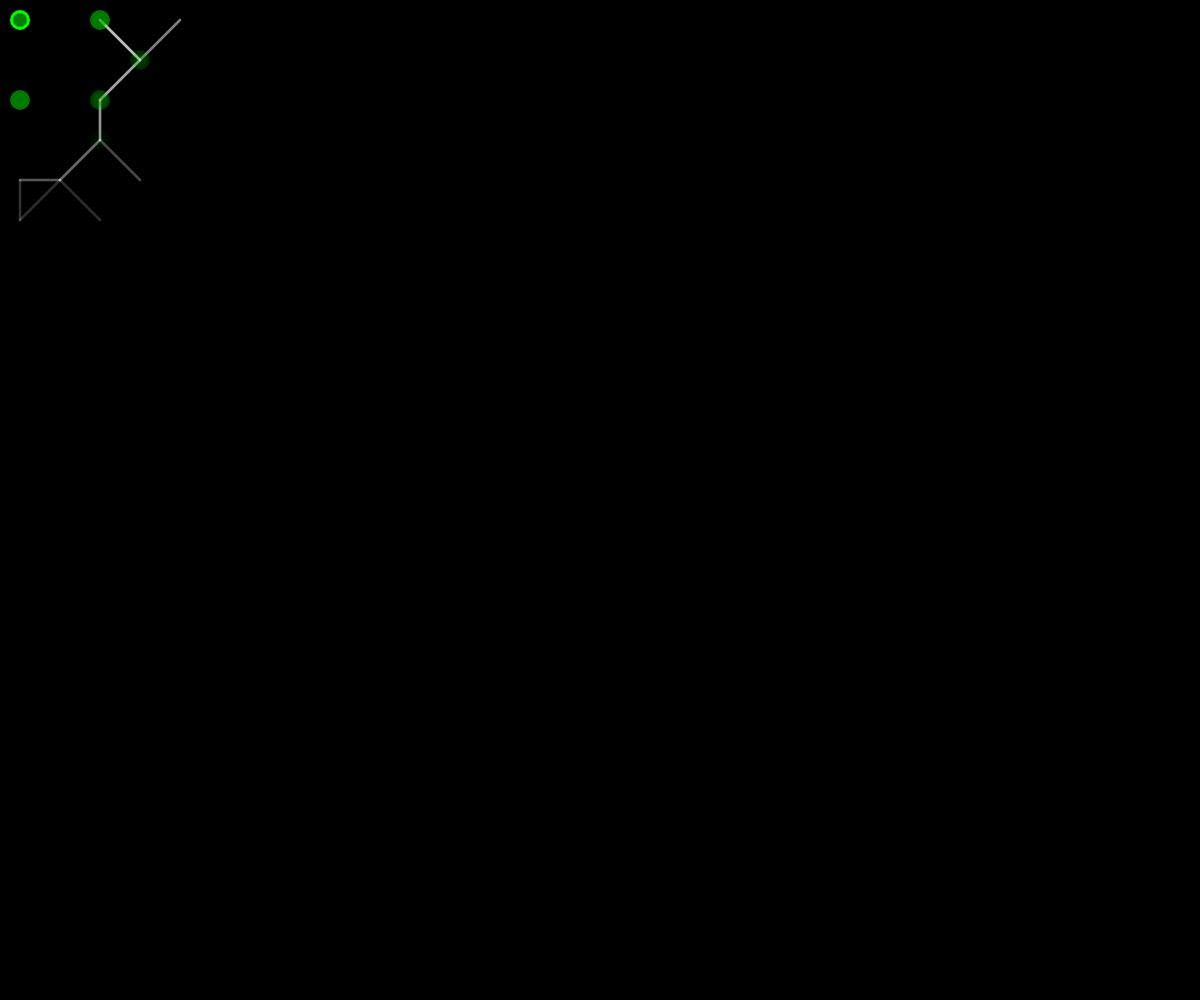
Frame 1 (no input)
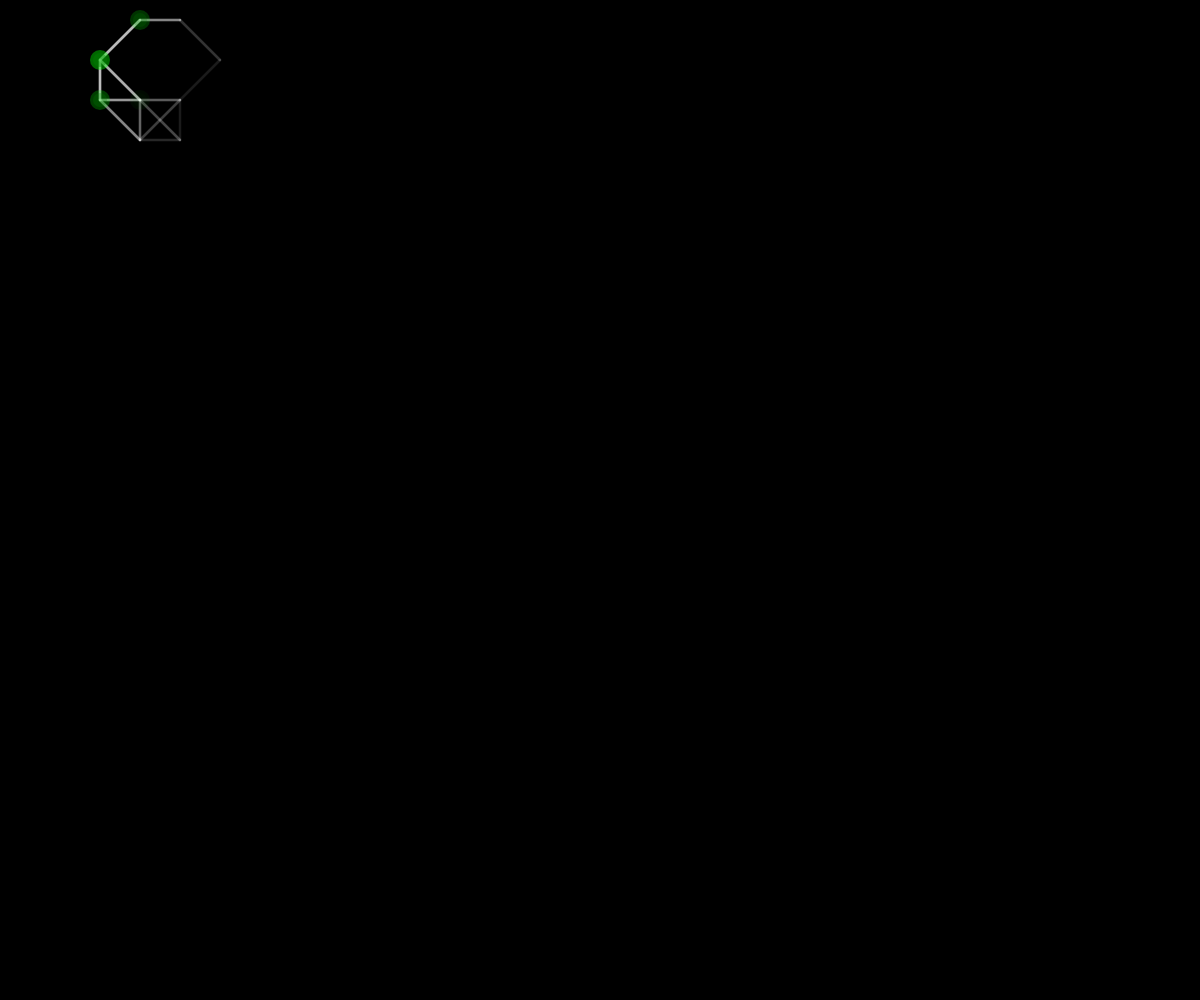
Frame 60 (no input)
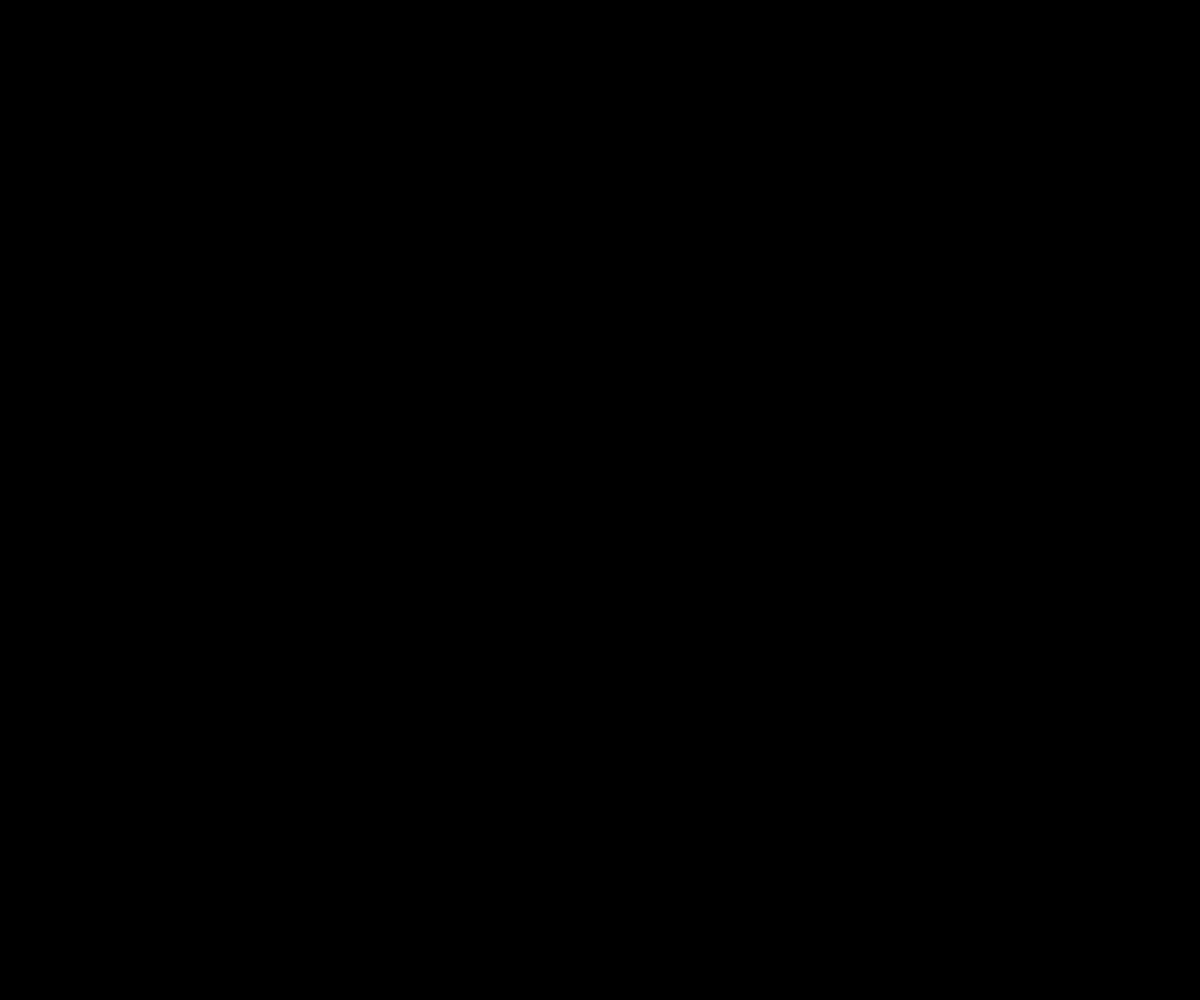
Frame 120 (the mouse pressed at the canvas centre since frame 60)

The p5.js sketch that drew these frames (run headless with seeded random() and noise() and a simulated clock; from frame 60 on, the mouse is pressed at the canvas centre):

// p5.js sketch
// ── sketch.js

var cells = [];
var cols = 30;
var rows = 20;

var colorOn = "#0f0";
var colorOff = "#000";

function setup() {

  createCanvas(windowWidth, windowHeight);
  // create 100 cells

  var n = rows * cols;
  var d = width / cols;

  // create cells
  for (var i = 0; i < n; i++) {
    cells[i] = new Cell(i % cols, floor(i / cols));
  }

  // connect cells
  for (i = 0; i < n; i++) {
    cells[i].connect();
  }

  // init cell positions and states
  resetCells();
  resetCellStates();
  

}


function draw() {

  // black background
  background(0);

  // draw connections between cells
  for (var i = 0; i < cells.length; i++) {
    cells[i].drawConnections();
  }

  // draw 100 cells
  for (i = 0; i < cells.length; i++) {
    cells[i].draw();
  }
  
  if(frameCount % 12 == 0) {
    step();
  }

}


function step() {

  // update future state
  for (var i = 0; i < cells.length; i++) {
    cells[i].updateFutureState();
  }

  // update cells
  for (i = 0; i < cells.length; i++) {
    cells[i].update();
  }
}


function keyTyped() {

  // reset
  if(key == ' ') {
    resetCellStates();
  }

}


function windowResized() {

  // adjust the canvas size
  resizeCanvas(windowWidth, windowHeight);
  resetCells();

}


// random init
function resetCellStates() {
  for (var i = 0; i < cells.length; i++) {
    cells[i].setState(random() > 0.5);
  }
}


// resize and reposition cells to fit the new canvas
function resetCells() {

  // calculate new diameter
  var d = width / cols;

  // reset all cells to the new diameter
  for (var i = 0; i < cells.length; i++) {
    cells[i].reset(d);
  }

}


function Cell(xgrid, ygrid) {
  this.xgrid = xgrid;
  this.ygrid = ygrid;
  this.state = false;
}

Cell.prototype.setState = function(state) {
  this.state = state;
};

Cell.prototype.connect = function() {
  this.neighbors = this.getNeighbors();
};

Cell.prototype.drawConnections = function() {

  if(this.state === true) {
    var d1 = this.d * 0.5;
    var t = d1;
  
    push();
    translate(t, t);
  
    // draw connections
    
    var d = dist(this.x, this.y, mouseX, mouseY);
    var dmax = width / 6;
    var opacity = map(d, 0, dmax, 255, 0);
  
    var n = this.neighbors.length;
  
    for (var i = 0; i < n; i++) {
      var neighbor = this.neighbors[i];
      
      if(neighbor.state === true) {
        stroke(255, opacity);
        strokeWeight(2.5);
        line(this.x, this.y, neighbor.x, neighbor.y);
      }
    }
    pop();
  }

};

Cell.prototype.draw = function() {

  var d1 = this.d * 0.5;
  var d2 = this.d * 0.35;
  var t = d1;
  var c = color(colorOff);

  // set color based on state
  if (this.state === true) {
    c = color(colorOn);
  }

  push();
  translate(t, t);

  var d = dist(this.x, this.y, mouseX, mouseY);
  var dmax = width/8;
  var opacity = map(d, 0, dmax, 255, 0);

  // draw cell itself
  noStroke();
  fill(red(c), green(c), blue(c), opacity);
  ellipse(this.x, this.y, d1, d1);

  var darker = lerpColor(color(c), color(0), 0.5);
  fill(red(darker), green(darker), blue(darker), opacity);
  ellipse(this.x, this.y, d2, d2);
  

  pop();

};


Cell.prototype.reset = function(d) {

  // reset diameter
  this.d = d;

  // reset screen position
  this.x = this.xgrid * d;
  this.y = this.ygrid * d;

};


Cell.prototype.getNeighbors = function() {

  // get coordinates of the neighborhood
  var xleft = max(this.xgrid - 1, 0);
  var xright = min(this.xgrid + 1, cols - 1);
  var ytop = max(this.ygrid - 1, 0);
  var ybottom = min(this.ygrid + 1, rows - 1);

  // array of neighbors
  var neighbors = [];

  // add all neighbors to the array
  for (var y = ytop; y <= ybottom; y++) {
    for (var x = xleft; x <= xright; x++) {
      var idx = y * cols + x;
      if (!(x == this.xgrid && y == this.ygrid)) {
        neighbors.push(cells[y * cols + x]);
      }
    }
  }

  // return them
  return neighbors;

};

Cell.prototype.updateFutureState = function() {

  var n = this.neighbors.length;
  var alife = 0;

  // count neighbors that are alife
  for (var i = 0; i < n; i++) {
    if (this.neighbors[i].state === true) {
      alife += 1;
    }
  }

  // game of life rule
  if (this.state === true) {
    // die of lonleyness or over population
    if (alife < 2 || alife > 3) {
      this.futureState = false;
    }
  } else {
    // birth
    if (alife == 3) {
      this.futureState = true;
    }
  }

};

Cell.prototype.update = function() {
  this.state = this.futureState;
};
